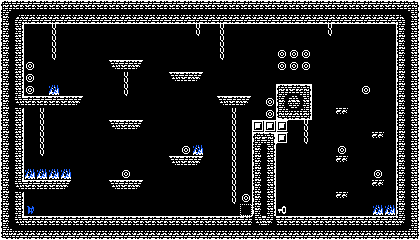

This is a level from a 2D game, rendered from its Tiled map with the project's own tilesets. A one-line summary and the map file follow, with tile-layer data summarised:
An orthogonal 35x20 tile map with 12x12 px tiles, 7 tile layers (ground, ch, coins, fire, ...).

<map version="1.10" tiledversion="1.10.2" orientation="orthogonal" renderorder="right-down" width="35" height="20" tilewidth="12" tileheight="12" infinite="0" nextlayerid="8" nextobjectid="1">
 <tileset firstgid="1" source="blacknwhite.tsx" />
 <layer id="1" name="ground" width="35" height="20">
  <data>[700 cells, 263 non-empty, 17 distinct tile ids]</data>
 </layer>
 <layer id="2" name="ch" width="35" height="20">
  <data>[700 cells, 24 non-empty, 1 distinct tile ids]</data>
 </layer>
 <layer id="3" name="coins" width="35" height="20">
  <data>[700 cells, 17 non-empty, 1 distinct tile ids]</data>
 </layer>
 <layer id="4" name="fire" width="35" height="20">
  <data>[700 cells, 8 non-empty, 1 distinct tile ids]</data>
 </layer>
 <layer id="5" name="spawn" width="35" height="20">
  <data>[700 cells, 1 non-empty, 1 distinct tile ids]</data>
 </layer>
 <layer id="6" name="exit" width="35" height="20">
  <data>[700 cells, 1 non-empty, 1 distinct tile ids]</data>
 </layer>
 <layer id="7" name="key" width="35" height="20">
  <data>[700 cells, 1 non-empty, 1 distinct tile ids]</data>
 </layer>
</map>
